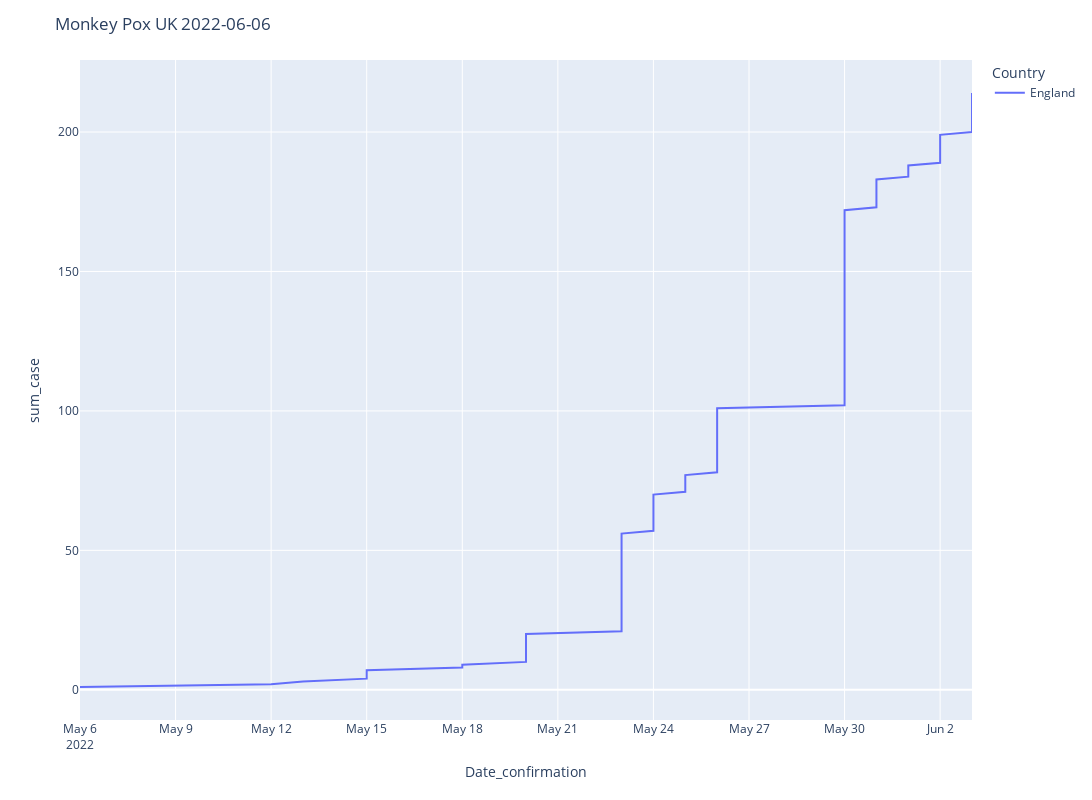

The code cell stored with this chart in its notebook:
### Code cell
fig4 = px.line(sort_df[sort_df['Country'] == 'England'], x='Date_confirmation',y='sum_case', color='Country')

fig4.update_layout(
    width=2372,
    height=800,
    title_text=f'Monkey Pox UK: {date}'
)
fig4.show()

### Figure 1 — Plotly figure (JSON) as saved in the notebook; plotly's stock layout.template omitted (floating-point values rounded to 4 significant figures; data arrays with more than 128 entries replaced by an {"elided": "..."} marker saying what was removed)
{"data": [{"hovertemplate": "Country=England<br>Date_confirmation=%{x}<br>sum_case=%{y}<extra></extra>", "legendgroup": "England", "line": {"color": "#636efa", "dash": "solid"}, "marker": {"symbol": "circle"}, "mode": "lines", "name": "England", "orientation": "v", "showlegend": true, "type": "scatter", "x": {"elided": "214 str values"}, "xaxis": "x", "y": {"elided": "214 int values"}, "yaxis": "y"}], "layout": {"height": 800, "legend": {"title": {"text": "Country"}, "tracegroupgap": 0}, "margin": {"t": 60}, "title": {"text": "Monkey Pox UK 2022-06-06"}, "width": 2372, "xaxis": {"anchor": "y", "domain": [0, 1], "title": {"text": "Date_confirmation"}}, "yaxis": {"anchor": "x", "domain": [0, 1], "title": {"text": "sum_case"}}}}
